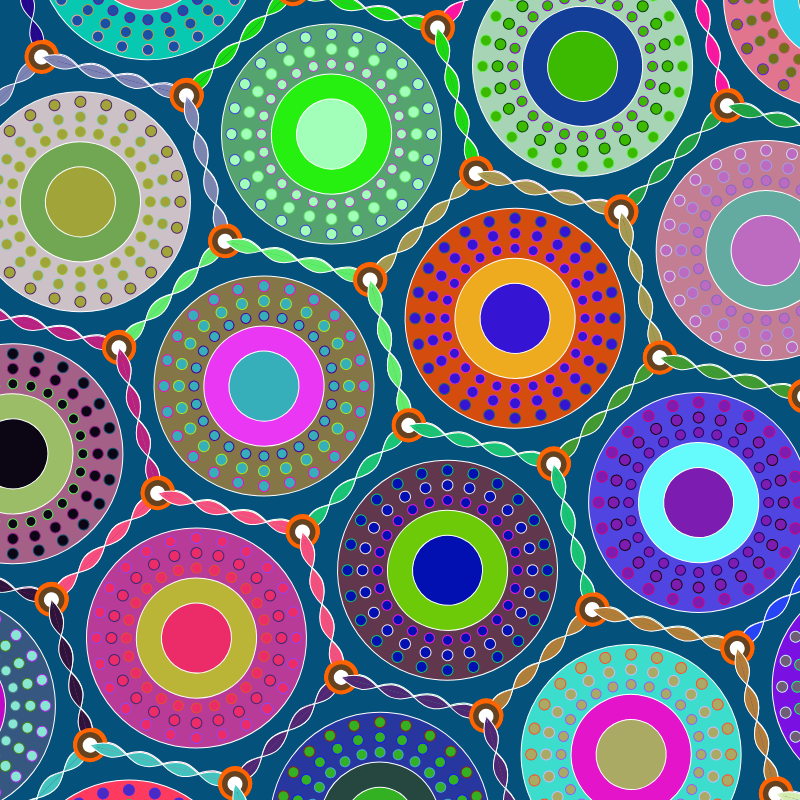
Frame 1 (no input)
Frame 60 (no input): identical to frame 1, image omitted
Frame 120 (the mouse pressed at the canvas centre since frame 60): identical to frame 1, image omitted

The p5.js sketch that drew this single still picture (run headless with seeded random() and noise() and a simulated clock; from frame 60 on, the mouse is pressed at the canvas centre):

// p5.js sketch
// ── sketch.js
let radii;
let colorsList = []; // 合并后的颜色列表

function setup() {
  let canvas = createCanvas(800, 800); // 将画布大小固定为800x800像素
  canvas.style('display', 'block');
  canvas.position((windowWidth - 800) / 2, (windowHeight - 800) / 2); // 将画布移动到网页的中心

  gridWidth = 800;
  gridHeight = 800;
  hexagonSize = 300;
  background(4, 81, 123);
  angleMode(DEGREES);

  radii = [110, 60, 35];
}
function getColorsForPosition(row, col) {
  if (!colorsList[row]) colorsList[row] = [];

  if (!colorsList[row][col]) {
    let colorsForThisSet = [];

    // 为TwistedHexagon添加颜色
    colorsForThisSet.push(color(random(255), random(255), random(255)));

    // 为同心圆添加颜色
    for (let r of radii) {
      colorsForThisSet.push(color(random(255), random(255), random(255)));
    }

    // 为小圆点添加颜色
    colorsForThisSet.push(color(random(255), random(255), random(255)));
    colorsForThisSet.push(color(random(255), random(255), random(255)));
    colorsForThisSet.push(color(random(255), random(255), random(255)));

    colorsList[row][col] = colorsForThisSet;
  }

  return colorsList[row][col];
}

function drawTwistedHexagon(cX, cY, r, col, row) {
  let colors = getColorsForPosition(row, col);
  fill(colors[0]);

  for (let a = 0; a < 360; a += 60) {
    let x1 = cX + r * cos(a);
    let y1 = cY + r * sin(a);

    //为每个顶点绘制深褐色同心圆和白色圆点
    push();
    strokeWeight(4); // 设置描边的宽度为2
    stroke(255, 100, 0); // 描边为橘色
    fill(101, 67, 33); // 填充为深褐色
    ellipse(x1, y1, 30, 30); // 绘制深褐色的同心圆
    pop();

    push();
    noStroke(); // 移除描边
    fill(255); // 填充为白色
    ellipse(x1, y1, 15, 15); // 绘制白色的小圆点
    pop();


    let x2 = cX + r * cos(a + 60);
    let y2 = cY + r * sin(a + 60);

    let segments = 2; // 分成2段
    for (let i = 0; i < segments; i++) {
      let startX = lerp(x1, x2, i / segments);
      let startY = lerp(y1, y2, i / segments);

      let endX = lerp(x1, x2, (i + 1) / segments);
      let endY = lerp(y1, y2, (i + 1) / segments);

      let midX = (startX + endX) / 2;
      let midY = (startY + endY) / 2;

      let cp1x = midX + (startY - endY) * 0.3; // 控制点1，调整0.1来改变控制点的距离
      let cp1y = midY + (endX - startX) * 0.3;

      let cp2x = midX - (startY - endY) * 0.3; // 控制点2
      let cp2y = midY - (endX - startX) * 0.3;


      // 绘制两条贝塞尔曲线
      beginShape();
      vertex(startX, startY);
      bezierVertex(cp1x, cp1y, cp2x, cp2y, endX, endY);
      endShape();

      beginShape();
      vertex(startX, startY);
      bezierVertex(cp2x, cp2y, cp1x, cp1y, endX, endY);
      endShape();
    }
  }
}




function drawDottedCircle(cX, cY, r, dotRadius, color) {
  push();
  stroke(color);
  for (let a = 0; a < 360; a += 15) {
    let x = cX + r * cos(a);
    let y = cY + r * sin(a);
    ellipse(x, y, dotRadius, dotRadius);
  }
  pop();
}

function drawConcentricCircles(cX, cY, radii, col, row) {
  push();
  
  let colors = getColorsForPosition(row, col);

  // 使用存储的颜色绘制同心圆
  for (let i = 0; i < radii.length; i++) {
    fill(colors[i + 1]);
    ellipse(cX, cY, radii[i] * 2, radii[i] * 2);
  }

  // 使用存储的颜色绘制小圆点
  let r1 = (radii[0] + radii[1]) / 2 - 15;
  let r2 = r1 + 15;
  let r3 = r2 + 15;
  drawDottedCircle(cX, cY, r1, 10, colors[4]);
  drawDottedCircle(cX, cY, r2, 11, colors[5]);
  drawDottedCircle(cX, cY, r3, 11, colors[6]);

  pop();
}




function makeGrid() {
  let count = 0;
  
  // 调整整个网格的开始位置，使其能完全显示在画布上
  let offsetX = -gridWidth / 2;
  let offsetY = -gridHeight / 2;

  for (let y = offsetY - 100, row = 0; y < gridHeight; y += hexagonSize / 2.3, row++) {
    for (let x = offsetX + 40, col = 0; x < gridWidth; x += hexagonSize * 1.5, col++) {
      let hexCenterX = x + hexagonSize * (count % 2 == 0) * 0.75;
      let hexCenterY = y;

      drawTwistedHexagon(hexCenterX, hexCenterY, hexagonSize / 2, col, row);
      drawConcentricCircles(hexCenterX, hexCenterY, radii, col, row);
    }
    count++;
  }
}


function draw() {
  background(4, 81, 123);
  translate(width / 2, height / 2); // 将坐标系移动到画布的中心
  rotate(15);
  stroke(255);
  noFill();
  makeGrid();
}
